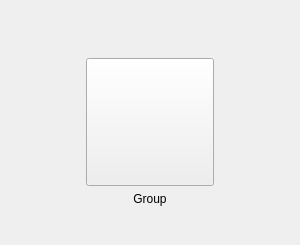
<?xml version="1.0" encoding="UTF-8"?>
<ui version="4.0">
 <class>VSCVGroupMap</class>
 <widget class="QWidget" name="VSCVGroupMap">
  <property name="geometry">
   <rect>
    <x>0</x>
    <y>0</y>
    <width>300</width>
    <height>245</height>
   </rect>
  </property>
  <property name="minimumSize">
   <size>
    <width>0</width>
    <height>0</height>
   </size>
  </property>
  <property name="maximumSize">
   <size>
    <width>16777215</width>
    <height>16777215</height>
   </size>
  </property>
  <property name="windowTitle">
   <string>Form</string>
  </property>
  <property name="styleSheet">
   <string notr="true"/>
  </property>
  <layout class="QVBoxLayout" name="verticalLayout">
   <item>
    <spacer name="verticalSpacer">
     <property name="orientation">
      <enum>Qt::Vertical</enum>
     </property>
     <property name="sizeHint" stdset="0">
      <size>
       <width>20</width>
       <height>40</height>
      </size>
     </property>
    </spacer>
   </item>
   <item>
    <widget class="QLabel" name="label_2">
     <property name="text">
      <string/>
     </property>
     <property name="alignment">
      <set>Qt::AlignCenter</set>
     </property>
    </widget>
   </item>
   <item>
    <layout class="QHBoxLayout" name="horizontalLayout">
     <item>
      <spacer name="horizontalSpacer">
       <property name="orientation">
        <enum>Qt::Horizontal</enum>
       </property>
       <property name="sizeHint" stdset="0">
        <size>
         <width>40</width>
         <height>20</height>
        </size>
       </property>
      </spacer>
     </item>
     <item>
      <widget class="QPushButton" name="pushButton">
       <property name="minimumSize">
        <size>
         <width>128</width>
         <height>128</height>
        </size>
       </property>
       <property name="maximumSize">
        <size>
         <width>128</width>
         <height>128</height>
        </size>
       </property>
       <property name="layoutDirection">
        <enum>Qt::LeftToRight</enum>
       </property>
       <property name="autoFillBackground">
        <bool>false</bool>
       </property>
       <property name="text">
        <string/>
       </property>
       <property name="icon">
        <iconset resource="vscmainwindows.qrc">
         <normaloff>:/device/resources/camgroup.png</normaloff>:/device/resources/camgroup.png</iconset>
       </property>
       <property name="iconSize">
        <size>
         <width>128</width>
         <height>128</height>
        </size>
       </property>
       <property name="checkable">
        <bool>false</bool>
       </property>
       <property name="autoRepeat">
        <bool>false</bool>
       </property>
       <property name="autoExclusive">
        <bool>false</bool>
       </property>
      </widget>
     </item>
     <item>
      <spacer name="horizontalSpacer_2">
       <property name="orientation">
        <enum>Qt::Horizontal</enum>
       </property>
       <property name="sizeHint" stdset="0">
        <size>
         <width>40</width>
         <height>20</height>
        </size>
       </property>
      </spacer>
     </item>
    </layout>
   </item>
   <item>
    <widget class="QLabel" name="name">
     <property name="text">
      <string>Group</string>
     </property>
     <property name="alignment">
      <set>Qt::AlignCenter</set>
     </property>
    </widget>
   </item>
   <item>
    <spacer name="verticalSpacer_2">
     <property name="orientation">
      <enum>Qt::Vertical</enum>
     </property>
     <property name="sizeHint" stdset="0">
      <size>
       <width>20</width>
       <height>40</height>
      </size>
     </property>
    </spacer>
   </item>
  </layout>
 </widget>
 <resources>
  <include location="vscmainwindows.qrc"/>
 </resources>
 <connections/>
</ui>
